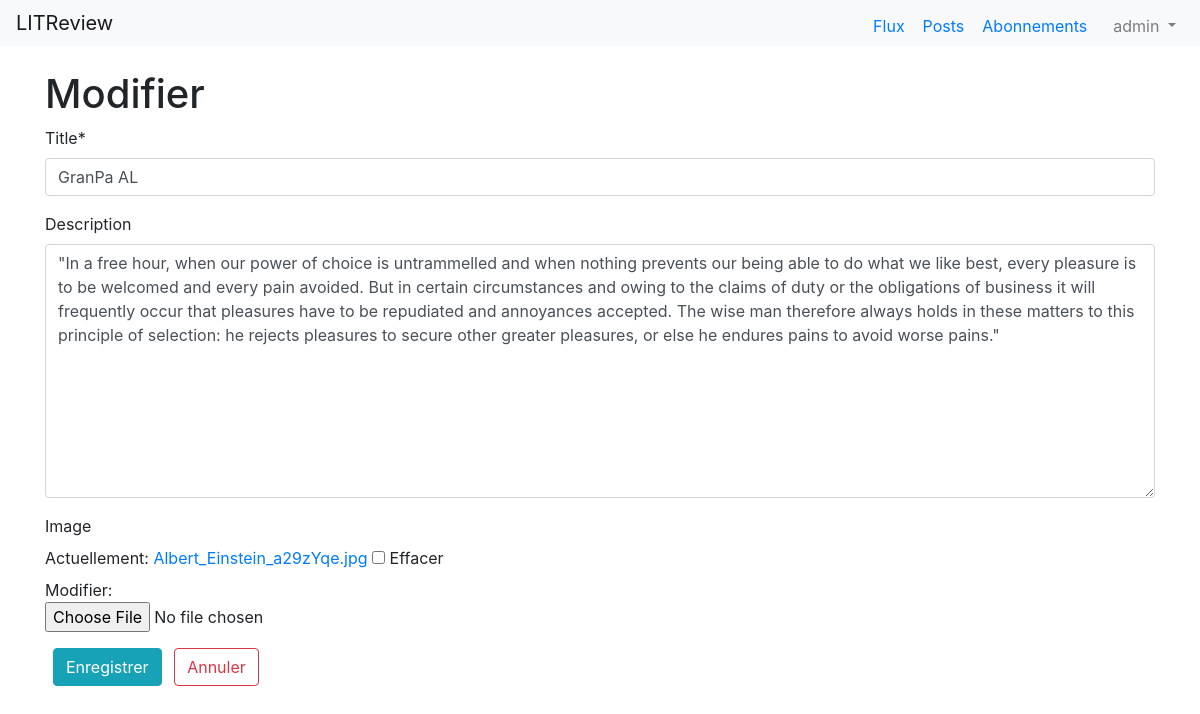
The page /tickets/4/edit/ (signed in) on the database its author committed.
### users/models.py (models this page shows)
class CustomUser(AbstractUser):
    age = models.PositiveIntegerField(null=True, blank=True)

### tickets/models.py (models this page shows, shortened)
class Ticket(models.Model):
    title = models.CharField(max_length=128)
    description = models.TextField(max_length=2048, blank=True)
    author = models.ForeignKey(Profile, on_delete=models.CASCADE)
    image = models.ImageField(null=True, blank=True)
    updated = models.DateTimeField(auto_now=True)
    created = models.DateTimeField(auto_now_add=True)
    class Meta:
        ordering = ['-created']

### tickets/views.py (the view, shortened to what this page needs)
# urls.py: path('<int:pk>/edit/', TicketUpdateView.as_view(), name='ticket_edit'),
class TicketUpdateView(LoginRequiredMixin, UpdateView):
    model = Ticket
    fields = ('title', 'description', 'image')
    template_name = 'ticket_edit.html'
    login_url = 'login'

### templates/ticket_edit.html (shortened to what this page needs)
{% extends 'base.html' %}
{% load crispy_forms_filters %}
{% block content %}
    <h1>Modifier</h1>
    <form action="{% url 'ticket_edit' ticket.pk %}" method="post" enctype="multipart/form-data">
        {{ form|crispy }}
        <button class="btn btn-info ml-2" type="submit">Enregistrer</button>
        <a type="btn" href="{% url 'ticket_list' %}" class="btn ml-2 btn-outline-danger">Annuler</a>
    </form>
    <br>
{% endblock content %}

### templates/base.html (shortened to what this page needs)
<!DOCTYPE html>
<html lang="fr">
    <head>
        <link rel="stylesheet" href="https://cdn.jsdelivr.net/npm/bootstrap@4.6.0/dist/css/bootstrap.min.css">
        <link rel="stylesheet" href="https://cdnjs.cloudflare.com/ajax/libs/font-awesome/4.7.0/css/font-awesome.min.css">
    </head>
    <body>
        <nav class="navbar navbar-expand-sm navbar-light bg-light mb-4">
            <div class="d-flex flex-grow-1">
                <a class="navbar-brand " href="{% url 'home' %}" style="padding-top: 0px; padding-bottom: 0px;">LITReview</a>
                <div class="w-100 text-right"></div>
            </div>
            <div class="collapse navbar-collapse flex-grow-1 text-right" id="menunavbar">
                    {% if user.is_authenticated %}
                        <ul class="navbar-nav ml-auto flex-nowrap" style="padding-top: 5px;">
                            <li class="nav-item">
                                <a href="{% url 'ticket_list' %}">Flux</a>
                            </li>
                            <li class="nav-item">
                                <span >&nbsp;&nbsp;&nbsp;&nbsp;</span>
                            </li>
                            <li class="nav-item">
                                <a href="{% url 'tickets-follow-view' %}">Posts</a>
                            </li>
                            <li class="nav-item">
                                <span >&nbsp;&nbsp;&nbsp;&nbsp;</span>
                            </li>
                            <li class="nav-item">
                                <a href="{% url 'profiles:profile-list-view' %}">Abonnements</a>
                            </li>
                            <li class="nav-item">
                                <span >&nbsp;&nbsp;&nbsp;&nbsp;</span>
                            </li>
                            <li class="nav-item dropdown">
                                <a class="nav-link dropdown-toggle" href="#" id="navbarDropdownMenuLink" role="button" data-toggle="dropdown" aria-expanded="false" style="padding-top: 0px;padding-bottom: 0px;">
                                    {{ user.username }}
                                </a>
                            </li>
                        </ul>
                    {% endif %}
            </div>
        </nav>
        <div class="container">
            {% block content %}
            {% endblock content %}
        </div>
    </body>
</html>

### rows shown on the page
CustomUser: username "admin"
Ticket: title "GranPa AL", description "\"In a free hour, when our power of choice is untrammelled and when nothing prevents our being able to do what we like best, every pleasure is to be welcomed and every pain avoided. But in certain circumstances and owing to the claims of duty or the obligations of business it will frequently occur that pleasures have to be repudiated and annoyances accepted. The wise man therefore always holds in these matters to this principle of selection: he rejects pleasures to secure other greater pleasures, or else he endures pains to avoid worse pains.\""
